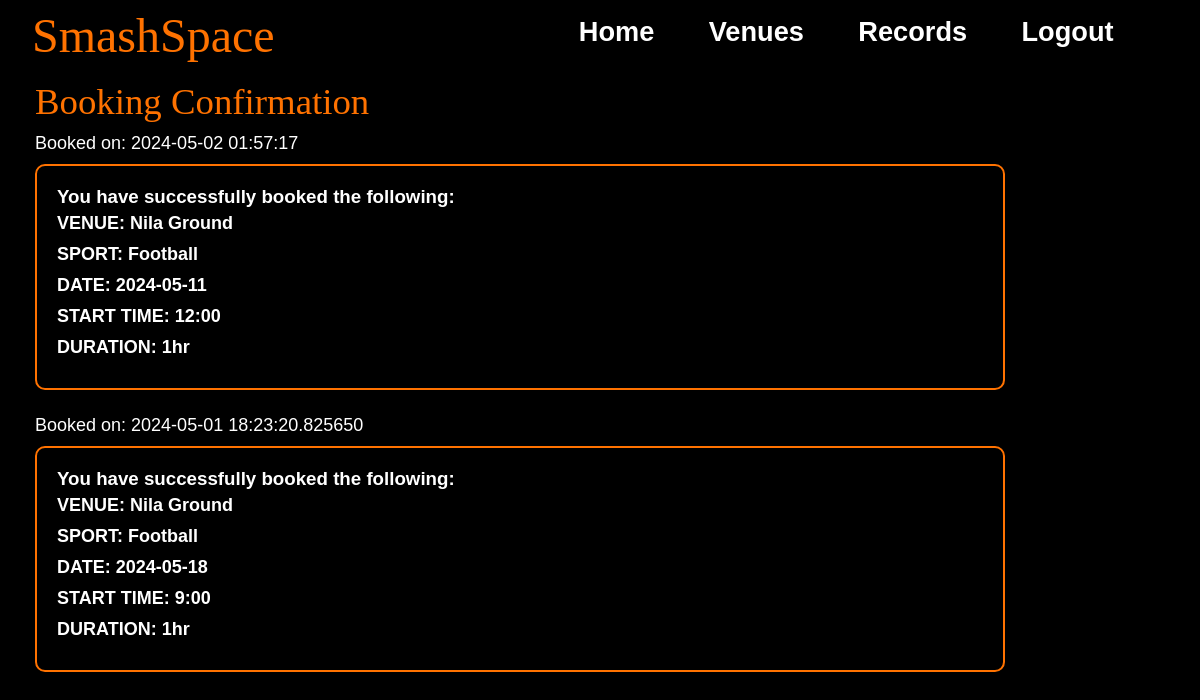
The page /records (signed in) on the database as committed earlier.
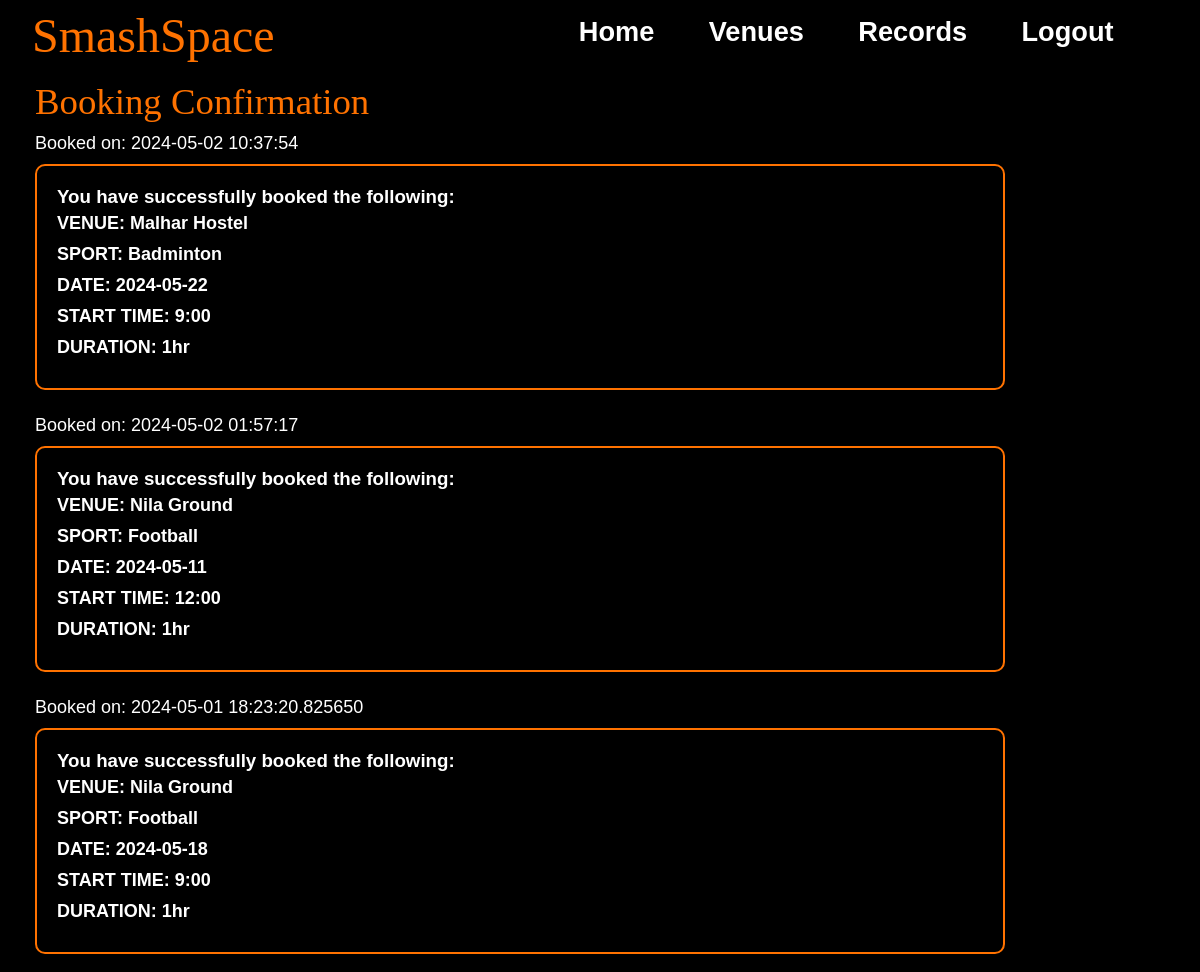
The same page on the database as committed later.
### models.py (models this page shows, shortened)
class BookingLog(db.Model):
    BookingID = db.Column(db.Integer, primary_key=True, autoincrement=True)
    UserID = db.Column(db.Integer, db.ForeignKey('user.UserID'), nullable=False)
    VenueID = db.Column(db.Integer, db.ForeignKey('venue.VenueID'), nullable=False)
    SportID = db.Column(db.Integer, db.ForeignKey('sport.SportID'), nullable=False)
    Slot = db.Column(db.String(10),nullable=False)
    Duration = db.Column(db.String(5),nullable=False)
    Date = db.Column(db.String(20), nullable=False)
    BookingTime = db.Column(db.DateTime, nullable=False, default=lambda: datetime.now(timezone("Asia/Kolkata")).replace(microsecond=0))
    User = db.relationship('User', backref='bookings', lazy=True)
    Venue = db.relationship('Venue', backref='bookings', lazy=True)
    Sport = db.relationship('Sport', backref='bookings', lazy=True)
    __table_args__ = (
        UniqueConstraint("UserID",'VenueID', 'SportID', 'Slot', 'Duration', 'Date'),
    )

class Venue(db.Model):
    VenueID = db.Column(db.Integer, primary_key=True, autoincrement = True)
    VenueName = db.Column(db.String(100), nullable=False)
    VenueAddress = db.Column(db.String(500), nullable=False)
    VenueImageURL = db.Column(db.String(200))
    FirstSlot = db.Column(db.Time, nullable = False)
    LastSlot = db.Column(db.Time, nullable = False)
    Sports = db.relationship('Sport', secondary='venue_sport', backref= db.backref('venues', lazy='dynamic'))
    VenueBlog = db.Column(db.String(2000))

class Sport(db.Model):
    SportID = db.Column(db.Integer, primary_key=True, autoincrement=True)
    SportName = db.Column(db.String(100), nullable=False, unique=True)
    SportImageURL= db.Column(db.String(200))

### app.py (the view)
@app.route("/records")
def record():
    logs = BookingLog.query.filter_by(UserID=current_user.get_id()).order_by(desc(BookingLog.BookingTime)).all()
    venues = []
    sports = []
    dates = []
    starts = []
    durations = []
    BookingTimes= []
    for log in logs:
        venue = Venue.query.get(log.VenueID)
        sport = Sport.query.get(log.SportID)
        venues.append(venue)
        sports.append(sport)
        dates.append(log.Date)
        starts.append(log.Slot)
        durations.append(log.Duration)
        BookingTimes.append(log.BookingTime)
    return render_template("Records.html", logs=logs, venues=venues, sports=sports, dates=dates, starts=starts, durations=durations, BookingTimes=BookingTimes)

### app.py (called while the page is built)
@login_manager.user_loader
def load_user(user_id):
    return User.query.get(int(user_id))

### models.py (called while the page is built)
    def get_id(self):
        return str(self.UserID)

### templates/Records.html (shortened to what this page needs)
{% extends 'Base.html' %}
{% block css %}
<link rel="stylesheet" href="/static/css/records.css">
{%endblock%}
{% block content %}
    <p style="color: #ff7200;font-family: fantasy;font-size: 2.3em;margin-bottom: 10px;" >Booking Confirmation</p>
    <ul  id = "UL">
        {% for log in logs %}
            <li id = "time">Booked on: {{ BookingTimes[loop.index0] }}</li>
            <div class = "box">
                    <h3 id = "yhs">You have successfully booked the following:</h3>
              <div id = "data">
                <li>VENUE: {{ venues[loop.index0].VenueName }}</li>
                <li>SPORT: {{ sports[loop.index0].SportName }}</li>
                <li>DATE: {{ dates[loop.index0] }}</li>
                <li>START TIME: {{ starts[loop.index0] }}</li>
                <li>DURATION: {{ durations[loop.index0] }}</li>
              </div>
            </div>
            <br>
        {% endfor %}
    </ul>
{%endblock%}

### templates/Base.html (shortened to what this page needs)
<!DOCTYPE html>
<html lang="en">
<head>
    <link rel="stylesheet" href="{{ url_for("static", filename="css/base.css") }}">
    {% block css %}{% endblock %}
</head>
<body>
    <div class="content-wrapper">
        <div id="main">
            <div id="navbar">
                <a id="logo" href="/home">SmashSpace</a>
                <div id="menu">
                    <a href="/home">Home</a>
                    <a href="/venues">Venues</a>
                    <a href="/records">Records</a>
                    {% if current_user.is_authenticated %}
                    <a href="/logout">Logout</a>
                    {% else %}
                    <a href="/">Login/Register</a>
                    {% endif %}
                </div>
            </div>
        </div>
    </div>
    {% block content %}{% endblock %}
</body>
</html>

### static/css/base.css (style rules this page uses)
* { margin: 0; padding: 0; text-decoration: none; box-sizing: border-box; transition: all 0.5s; }
body { background-color: black; max-width: 1000px; margin: 0 auto; }
#navbar { position: fixed; top: 0; left: 0; right:0; background-color: rgba(0, 0, 0, 0.8); height: 4em; display: flex; align-items: center; justify-content: space-between; padding: 0 2em; z-index: 1000; }
#logo { color: #ff7200; font-size: 3em; font-family: fantasy; margin-top: 0.14em; }
#menu { display: flex; }
#menu a, .dropmenu a { margin-right: 2em; font-size: 1.7em; color: #fff; font-family: 'Franklin Gothic Medium', 'Arial Narrow', Arial, sans-serif; font-weight: 550; transition: color 0.3s ease-in-out; }

### static/css/records.css (style rules this page uses)
body { font-family: Arial, sans-serif; margin: 0; padding: 0; color: #333; margin: 80px 0 0 35px; }
ul { list-style-type: none; }
li { margin-bottom: 10px; }
#time { margin-top: 7px; color: #fff; font-size: large; }
.box { border: 2px solid #ff7200; border-radius: 10px; padding: 20px; margin-top: 10px; margin-right: 30px; background-color: #000; color: #fff; box-shadow: 0 0 10px rgba(0, 0, 0, 0.1); }
#data { font-weight:700; font-family:'Trebuchet MS', 'Lucida Sans Unicode', 'Lucida Grande', 'Lucida Sans', Arial, sans-serif; font-size: large; }
#yhs { font-family: 'Lucida Sans', 'Lucida Sans Regular', 'Lucida Grande', 'Lucida Sans Unicode', Geneva, Verdana, sans-serif; margin-bottom: 5px; }

Rows that differ between the two databases and show on the page:
added BookingLog: BookingTime "2024-05-02 10:37:54", Date "2024-05-22", Slot "9:00", Duration "1hr"
now on this page (row unchanged): Venue: VenueName "Malhar Hostel"
now on this page (row unchanged): Sport: SportName "Badminton"
